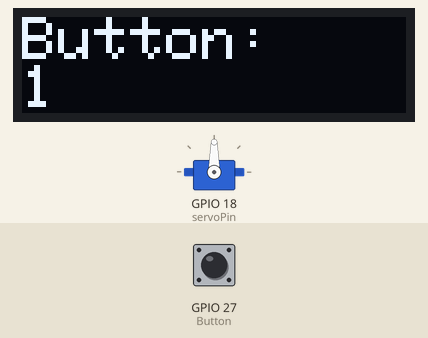
Recording of a program running on a simulated ESP32. Parts: 128×32 one-colour display, servo. The inputs (shaded band) are chosen by the test bench; at power-on: GPIO 27 (Button) HIGH.

Above: at 1.2 s.
1.3 s: GPIO 27 (Button) pulled LOW for 0.15 s
At 1.5 s:
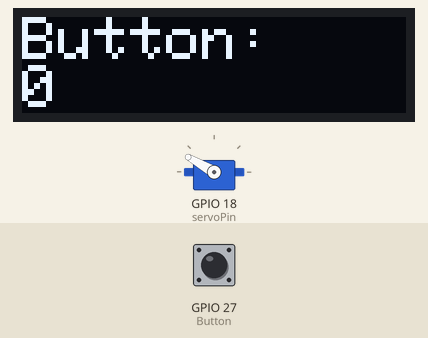
3.0 s: GPIO 27 (Button) pulled LOW for 1 s
At 3.8 s:
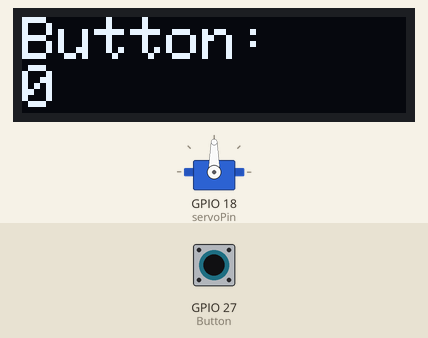
5.5 s: GPIO 27 (Button) pulled LOW for 3.2 s
At 9.4 s:
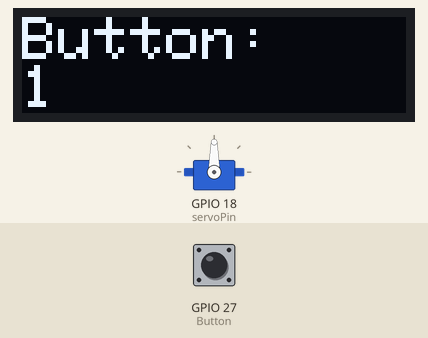
Timing chart, 0 to 10.9 s (numbered marks = the images above; inputs shaded):
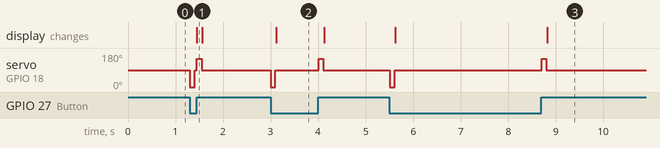

The program:

main.cpp
```cpp
#include <Arduino.h>
#include <SPI.h>
#include <Wire.h>
#include <Adafruit_GFX.h>
#include <Adafruit_SSD1306.h>
#include <Servo.h>

#define SERVO_PIN 12

#define Button 27
#define servoPin 18

#define SCREEN_WIDTH 128 // OLED display width, in pixels
#define SCREEN_HEIGHT 32 // OLED display height, in pixels

#define OLED_RESET -1 // Reset pin # (or -1 if sharing Arduino reset pin)
Adafruit_SSD1306 display(SCREEN_WIDTH, SCREEN_HEIGHT, &Wire, OLED_RESET);

Servo servo;

void setup()
{
  Serial.begin(115200);
  if (!display.begin(SSD1306_SWITCHCAPVCC, 0x3C))
  {
    Serial.println(F("SSD1306 allocation failed"));
    for (;;)
      ;
  }

  servo.attach(servoPin);
  pinMode(Button, INPUT_PULLUP);
}

int pos = 0;

void loop()
{
  display.clearDisplay();
  display.setTextSize(2);
  display.setTextColor(WHITE);
  display.setCursor(0, 0);
  display.println("Button:");
  display.println(String(digitalRead(Button)));
  if (digitalRead(Button) == LOW)
  {
    if (pos == 0)
    {

      servo.write(0);
      delay(100);
      pos = 20;
      servo.write(90);
    }
  }
  else
  {
    if (pos != 0)
    {
      servo.write(150);
      delay(100);
      pos = 0;
      servo.write(90);
    }
  }

  display.display();
}
```

Measured:
- after the input at 1.3 s, servo on GPIO 18 (servoPin): 90° → 0° at once, → 150° 0.10 s later, → 90° 0.15 s later; the display: changes after 0.15 s (image 1)
- after the input at 3.0 s, servo on GPIO 18 (servoPin): 90° → 0° at once, → 90° 0.10 s later, → 150° 0.91 s later, → 90° 0.10 s later; the display: changes after 0.11 s (image 2)
- after the input at 5.5 s, servo on GPIO 18 (servoPin): 90° → 0° at once, → 90° 0.10 s later, → 150° 3.1 s later, → 90° 0.10 s later; the display: first changes after 0.12 s (image 3 shows a later state)
